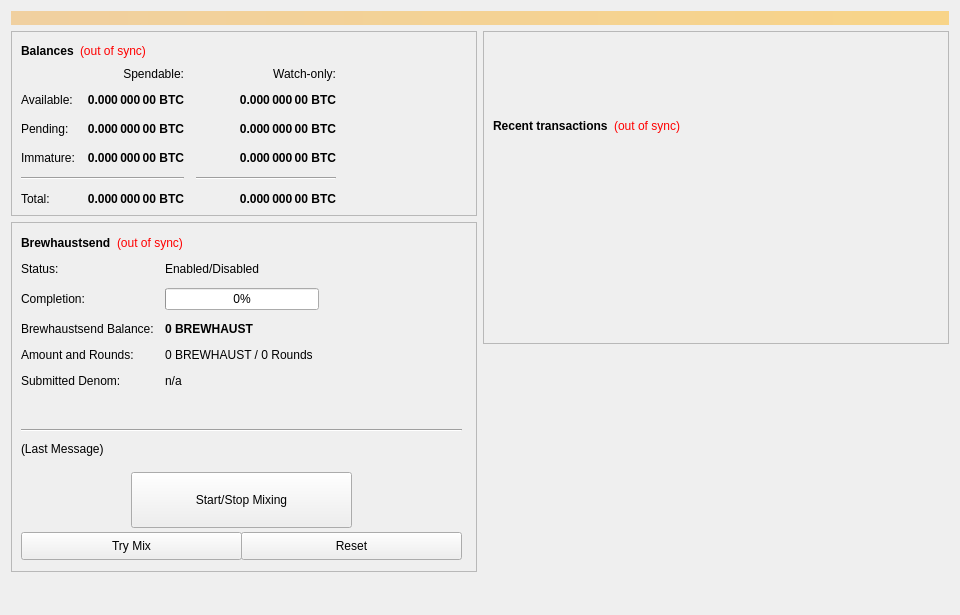
<?xml version="1.0" encoding="UTF-8"?>
<ui version="4.0">
 <class>SmartTokenConfig</class>
 <widget class="QWidget" name="SmartTokenConfig">
  <property name="geometry">
   <rect>
    <x>0</x>
    <y>0</y>
    <width>960</width>
    <height>615</height>
   </rect>
  </property>
  <property name="minimumSize">
   <size>
    <width>960</width>
    <height>0</height>
   </size>
  </property>
  <property name="windowTitle">
   <string>Form</string>
  </property>
  <layout class="QVBoxLayout" name="topLayout">
   <item>
    <widget class="QLabel" name="labelAlerts">
     <property name="visible">
      <bool>false</bool>
     </property>
     <property name="styleSheet">
      <string notr="true">background-color: qlineargradient(x1: 0, y1: 0, x2: 1, y2: 0, stop:0 #F0D0A0, stop:1 #F8D488); color:#000000;</string>
     </property>
     <property name="wordWrap">
      <bool>true</bool>
     </property>
     <property name="margin">
      <number>3</number>
     </property>
    </widget>
   </item>
   <item>
    <layout class="QHBoxLayout" name="horizontalLayout" stretch="1,1">
     <item>
      <layout class="QVBoxLayout" name="verticalLayout_2">
       <item>
        <widget class="QFrame" name="frame">
         <property name="frameShape">
          <enum>QFrame::StyledPanel</enum>
         </property>
         <property name="frameShadow">
          <enum>QFrame::Raised</enum>
         </property>
         <layout class="QVBoxLayout" name="verticalLayout_4">
          <item>
           <layout class="QHBoxLayout" name="horizontalLayout_4">
            <item>
             <widget class="QLabel" name="label_5">
              <property name="font">
               <font>
                <weight>75</weight>
                <bold>true</bold>
               </font>
              </property>
              <property name="text">
               <string>Balances</string>
              </property>
             </widget>
            </item>
            <item>
             <widget class="QLabel" name="labelWalletStatus">
              <property name="cursor">
               <cursorShape>WhatsThisCursor</cursorShape>
              </property>
              <property name="toolTip">
               <string>The displayed information may be out of date. Your wallet automatically synchronizes with the BREWHAUST network after a connection is established, but this process has not completed yet.</string>
              </property>
              <property name="styleSheet">
               <string notr="true">QLabel { color: red; }</string>
              </property>
              <property name="text">
               <string notr="true">(out of sync)</string>
              </property>
              <property name="alignment">
               <set>Qt::AlignLeading|Qt::AlignLeft|Qt::AlignVCenter</set>
              </property>
             </widget>
            </item>
            <item>
             <spacer name="horizontalSpacer_3">
              <property name="orientation">
               <enum>Qt::Horizontal</enum>
              </property>
              <property name="sizeHint" stdset="0">
               <size>
                <width>40</width>
                <height>20</height>
               </size>
              </property>
             </spacer>
            </item>
           </layout>
          </item>
          <item>
           <layout class="QGridLayout" name="gridLayout">
            <property name="spacing">
             <number>12</number>
            </property>
            <item row="2" column="2">
             <widget class="QLabel" name="labelWatchPending">
              <property name="font">
               <font>
                <weight>75</weight>
                <bold>true</bold>
               </font>
              </property>
              <property name="cursor">
               <cursorShape>IBeamCursor</cursorShape>
              </property>
              <property name="toolTip">
               <string>Unconfirmed transactions to watch-only addresses</string>
              </property>
              <property name="text">
               <string notr="true">0.000 000 00 BTC</string>
              </property>
              <property name="alignment">
               <set>Qt::AlignRight|Qt::AlignTrailing|Qt::AlignVCenter</set>
              </property>
              <property name="textInteractionFlags">
               <set>Qt::LinksAccessibleByMouse|Qt::TextSelectableByKeyboard|Qt::TextSelectableByMouse</set>
              </property>
             </widget>
            </item>
            <item row="2" column="1">
             <widget class="QLabel" name="labelUnconfirmed">
              <property name="font">
               <font>
                <weight>75</weight>
                <bold>true</bold>
               </font>
              </property>
              <property name="cursor">
               <cursorShape>IBeamCursor</cursorShape>
              </property>
              <property name="toolTip">
               <string>Total of transactions that have yet to be confirmed, and do not yet count toward the spendable balance</string>
              </property>
              <property name="text">
               <string notr="true">0.000 000 00 BTC</string>
              </property>
              <property name="alignment">
               <set>Qt::AlignRight|Qt::AlignTrailing|Qt::AlignVCenter</set>
              </property>
              <property name="textInteractionFlags">
               <set>Qt::LinksAccessibleByMouse|Qt::TextSelectableByKeyboard|Qt::TextSelectableByMouse</set>
              </property>
             </widget>
            </item>
            <item row="3" column="2">
             <widget class="QLabel" name="labelWatchImmature">
              <property name="font">
               <font>
                <weight>75</weight>
                <bold>true</bold>
               </font>
              </property>
              <property name="cursor">
               <cursorShape>IBeamCursor</cursorShape>
              </property>
              <property name="toolTip">
               <string>Staked or masternode rewards in watch-only addresses that has not yet matured</string>
              </property>
              <property name="text">
               <string notr="true">0.000 000 00 BTC</string>
              </property>
              <property name="alignment">
               <set>Qt::AlignRight|Qt::AlignTrailing|Qt::AlignVCenter</set>
              </property>
              <property name="textInteractionFlags">
               <set>Qt::LinksAccessibleByMouse|Qt::TextSelectableByKeyboard|Qt::TextSelectableByMouse</set>
              </property>
             </widget>
            </item>
            <item row="4" column="0" colspan="2">
             <widget class="Line" name="lineSpendableBalance">
              <property name="orientation">
               <enum>Qt::Horizontal</enum>
              </property>
             </widget>
            </item>
            <item row="4" column="2">
             <widget class="Line" name="lineWatchBalance">
              <property name="sizePolicy">
               <sizepolicy hsizetype="Preferred" vsizetype="Fixed">
                <horstretch>0</horstretch>
                <verstretch>0</verstretch>
               </sizepolicy>
              </property>
              <property name="minimumSize">
               <size>
                <width>140</width>
                <height>0</height>
               </size>
              </property>
              <property name="orientation">
               <enum>Qt::Horizontal</enum>
              </property>
             </widget>
            </item>
            <item row="5" column="0">
             <widget class="QLabel" name="labelTotalText">
              <property name="text">
               <string>Total:</string>
              </property>
             </widget>
            </item>
            <item row="3" column="1">
             <widget class="QLabel" name="labelImmature">
              <property name="font">
               <font>
                <weight>75</weight>
                <bold>true</bold>
               </font>
              </property>
              <property name="cursor">
               <cursorShape>IBeamCursor</cursorShape>
              </property>
              <property name="toolTip">
               <string>Staked or masternode rewards that has not yet matured</string>
              </property>
              <property name="text">
               <string notr="true">0.000 000 00 BTC</string>
              </property>
              <property name="alignment">
               <set>Qt::AlignRight|Qt::AlignTrailing|Qt::AlignVCenter</set>
              </property>
              <property name="textInteractionFlags">
               <set>Qt::LinksAccessibleByMouse|Qt::TextSelectableByKeyboard|Qt::TextSelectableByMouse</set>
              </property>
             </widget>
            </item>
            <item row="2" column="3">
             <spacer name="horizontalSpacer_2">
              <property name="orientation">
               <enum>Qt::Horizontal</enum>
              </property>
              <property name="sizeHint" stdset="0">
               <size>
                <width>40</width>
                <height>20</height>
               </size>
              </property>
             </spacer>
            </item>
            <item row="3" column="0">
             <widget class="QLabel" name="labelImmatureText">
              <property name="text">
               <string>Immature:</string>
              </property>
             </widget>
            </item>
            <item row="5" column="1">
             <widget class="QLabel" name="labelTotal">
              <property name="font">
               <font>
                <weight>75</weight>
                <bold>true</bold>
               </font>
              </property>
              <property name="cursor">
               <cursorShape>IBeamCursor</cursorShape>
              </property>
              <property name="toolTip">
               <string>Your current total balance</string>
              </property>
              <property name="text">
               <string notr="true">0.000 000 00 BTC</string>
              </property>
              <property name="alignment">
               <set>Qt::AlignRight|Qt::AlignTrailing|Qt::AlignVCenter</set>
              </property>
              <property name="textInteractionFlags">
               <set>Qt::LinksAccessibleByMouse|Qt::TextSelectableByKeyboard|Qt::TextSelectableByMouse</set>
              </property>
             </widget>
            </item>
            <item row="5" column="2">
             <widget class="QLabel" name="labelWatchTotal">
              <property name="font">
               <font>
                <weight>75</weight>
                <bold>true</bold>
               </font>
              </property>
              <property name="cursor">
               <cursorShape>IBeamCursor</cursorShape>
              </property>
              <property name="toolTip">
               <string>Current total balance in watch-only addresses</string>
              </property>
              <property name="text">
               <string notr="true">0.000 000 00 BTC</string>
              </property>
              <property name="alignment">
               <set>Qt::AlignRight|Qt::AlignTrailing|Qt::AlignVCenter</set>
              </property>
              <property name="textInteractionFlags">
               <set>Qt::LinksAccessibleByMouse|Qt::TextSelectableByKeyboard|Qt::TextSelectableByMouse</set>
              </property>
             </widget>
            </item>
            <item row="0" column="2">
             <widget class="QLabel" name="labelWatchonly">
              <property name="text">
               <string>Watch-only:</string>
              </property>
              <property name="alignment">
               <set>Qt::AlignRight|Qt::AlignTrailing|Qt::AlignVCenter</set>
              </property>
             </widget>
            </item>
            <item row="1" column="0">
             <widget class="QLabel" name="labelBalanceText">
              <property name="text">
               <string>Available:</string>
              </property>
             </widget>
            </item>
            <item row="1" column="1">
             <widget class="QLabel" name="labelBalance">
              <property name="font">
               <font>
                <weight>75</weight>
                <bold>true</bold>
               </font>
              </property>
              <property name="cursor">
               <cursorShape>IBeamCursor</cursorShape>
              </property>
              <property name="toolTip">
               <string>Your current spendable balance</string>
              </property>
              <property name="text">
               <string notr="true">0.000 000 00 BTC</string>
              </property>
              <property name="alignment">
               <set>Qt::AlignRight|Qt::AlignTrailing|Qt::AlignVCenter</set>
              </property>
              <property name="textInteractionFlags">
               <set>Qt::LinksAccessibleByMouse|Qt::TextSelectableByKeyboard|Qt::TextSelectableByMouse</set>
              </property>
             </widget>
            </item>
            <item row="1" column="2">
             <widget class="QLabel" name="labelWatchAvailable">
              <property name="font">
               <font>
                <weight>75</weight>
                <bold>true</bold>
               </font>
              </property>
              <property name="cursor">
               <cursorShape>IBeamCursor</cursorShape>
              </property>
              <property name="toolTip">
               <string>Your current balance in watch-only addresses</string>
              </property>
              <property name="text">
               <string notr="true">0.000 000 00 BTC</string>
              </property>
              <property name="alignment">
               <set>Qt::AlignRight|Qt::AlignTrailing|Qt::AlignVCenter</set>
              </property>
              <property name="textInteractionFlags">
               <set>Qt::LinksAccessibleByMouse|Qt::TextSelectableByKeyboard|Qt::TextSelectableByMouse</set>
              </property>
             </widget>
            </item>
            <item row="2" column="0">
             <widget class="QLabel" name="labelPendingText">
              <property name="text">
               <string>Pending:</string>
              </property>
             </widget>
            </item>
            <item row="0" column="1">
             <widget class="QLabel" name="labelSpendable">
              <property name="text">
               <string>Spendable:</string>
              </property>
              <property name="alignment">
               <set>Qt::AlignRight|Qt::AlignTrailing|Qt::AlignVCenter</set>
              </property>
             </widget>
            </item>
           </layout>
          </item>
         </layout>
        </widget>
       </item>
       <item>
        <widget class="QFrame" name="frameObfuscation">
         <property name="minimumSize">
          <size>
           <width>0</width>
           <height>350</height>
          </size>
         </property>
         <property name="layoutDirection">
          <enum>Qt::LeftToRight</enum>
         </property>
         <property name="frameShape">
          <enum>QFrame::StyledPanel</enum>
         </property>
         <property name="frameShadow">
          <enum>QFrame::Raised</enum>
         </property>
         <widget class="QWidget" name="formLayoutWidget">
          <property name="geometry">
           <rect>
            <x>10</x>
            <y>40</y>
            <width>451</width>
            <height>161</height>
           </rect>
          </property>
          <layout class="QFormLayout" name="formLayout">
           <property name="fieldGrowthPolicy">
            <enum>QFormLayout::AllNonFixedFieldsGrow</enum>
           </property>
           <property name="horizontalSpacing">
            <number>11</number>
           </property>
           <property name="verticalSpacing">
            <number>12</number>
           </property>
           <item row="0" column="0">
            <widget class="QLabel" name="label_6">
             <property name="text">
              <string>Status:</string>
             </property>
            </widget>
           </item>
           <item row="1" column="0">
            <widget class="QLabel" name="label_7">
             <property name="text">
              <string>Completion:</string>
             </property>
            </widget>
           </item>
           <item row="1" column="1">
            <widget class="QProgressBar" name="obfuscationProgress">
             <property name="maximumSize">
              <size>
               <width>154</width>
               <height>16777215</height>
              </size>
             </property>
             <property name="value">
              <number>0</number>
             </property>
            </widget>
           </item>
           <item row="2" column="0">
            <widget class="QLabel" name="labelAnonymizedText">
             <property name="text">
              <string>Brewhaustsend Balance:</string>
             </property>
            </widget>
           </item>
           <item row="2" column="1">
            <widget class="QLabel" name="labelAnonymized">
             <property name="font">
              <font>
               <weight>75</weight>
               <bold>true</bold>
              </font>
             </property>
             <property name="text">
              <string notr="true">0 BREWHAUST</string>
             </property>
            </widget>
           </item>
           <item row="3" column="0">
            <widget class="QLabel" name="label_8">
             <property name="text">
              <string>Amount and Rounds:</string>
             </property>
            </widget>
           </item>
           <item row="3" column="1">
            <widget class="QLabel" name="labelAmountRounds">
             <property name="text">
              <string>0 BREWHAUST / 0 Rounds</string>
             </property>
            </widget>
           </item>
           <item row="4" column="0">
            <widget class="QLabel" name="label_9">
             <property name="text">
              <string>Submitted Denom:</string>
             </property>
            </widget>
           </item>
           <item row="4" column="1">
            <widget class="QLabel" name="labelSubmittedDenom">
             <property name="toolTip">
              <string>The denominations you submitted to the Masternode.&lt;br&gt;To mix, other users must submit the exact same denominations.</string>
             </property>
             <property name="text">
              <string>n/a</string>
             </property>
            </widget>
           </item>
           <item row="0" column="1">
            <widget class="QLabel" name="BrewhaustsendEnabled">
             <property name="text">
              <string>Enabled/Disabled</string>
             </property>
            </widget>
           </item>
          </layout>
         </widget>
         <widget class="QPushButton" name="runAutoDenom">
          <property name="geometry">
           <rect>
            <x>251</x>
            <y>17</y>
            <width>1</width>
            <height>1</height>
           </rect>
          </property>
          <property name="palette">
           <palette>
            <active>
             <colorrole role="WindowText">
              <brush brushstyle="SolidPattern">
               <color alpha="255">
                <red>0</red>
                <green>0</green>
                <blue>0</blue>
               </color>
              </brush>
             </colorrole>
             <colorrole role="Button">
              <brush brushstyle="SolidPattern">
               <color alpha="255">
                <red>239</red>
                <green>238</green>
                <blue>238</blue>
               </color>
              </brush>
             </colorrole>
             <colorrole role="Light">
              <brush brushstyle="SolidPattern">
               <color alpha="255">
                <red>255</red>
                <green>255</green>
                <blue>255</blue>
               </color>
              </brush>
             </colorrole>
             <colorrole role="Midlight">
              <brush brushstyle="SolidPattern">
               <color alpha="255">
                <red>247</red>
                <green>246</green>
                <blue>246</blue>
               </color>
              </brush>
             </colorrole>
             <colorrole role="Dark">
              <brush brushstyle="SolidPattern">
               <color alpha="255">
                <red>119</red>
                <green>119</green>
                <blue>119</blue>
               </color>
              </brush>
             </colorrole>
             <colorrole role="Mid">
              <brush brushstyle="SolidPattern">
               <color alpha="255">
                <red>159</red>
                <green>159</green>
                <blue>159</blue>
               </color>
              </brush>
             </colorrole>
             <colorrole role="Text">
              <brush brushstyle="SolidPattern">
               <color alpha="255">
                <red>0</red>
                <green>0</green>
                <blue>0</blue>
               </color>
              </brush>
             </colorrole>
             <colorrole role="BrightText">
              <brush brushstyle="SolidPattern">
               <color alpha="255">
                <red>255</red>
                <green>255</green>
                <blue>255</blue>
               </color>
              </brush>
             </colorrole>
             <colorrole role="ButtonText">
              <brush brushstyle="SolidPattern">
               <color alpha="255">
                <red>0</red>
                <green>0</green>
                <blue>0</blue>
               </color>
              </brush>
             </colorrole>
             <colorrole role="Base">
              <brush brushstyle="SolidPattern">
               <color alpha="255">
                <red>255</red>
                <green>255</green>
                <blue>255</blue>
               </color>
              </brush>
             </colorrole>
             <colorrole role="Window">
              <brush brushstyle="SolidPattern">
               <color alpha="255">
                <red>239</red>
                <green>238</green>
                <blue>238</blue>
               </color>
              </brush>
             </colorrole>
             <colorrole role="Shadow">
              <brush brushstyle="SolidPattern">
               <color alpha="255">
                <red>0</red>
                <green>0</green>
                <blue>0</blue>
               </color>
              </brush>
             </colorrole>
             <colorrole role="AlternateBase">
              <brush brushstyle="SolidPattern">
               <color alpha="255">
                <red>247</red>
                <green>246</green>
                <blue>246</blue>
               </color>
              </brush>
             </colorrole>
             <colorrole role="ToolTipBase">
              <brush brushstyle="SolidPattern">
               <color alpha="255">
                <red>255</red>
                <green>255</green>
                <blue>220</blue>
               </color>
              </brush>
             </colorrole>
             <colorrole role="ToolTipText">
              <brush brushstyle="SolidPattern">
               <color alpha="255">
                <red>0</red>
                <green>0</green>
                <blue>0</blue>
               </color>
              </brush>
             </colorrole>
            </active>
            <inactive>
             <colorrole role="WindowText">
              <brush brushstyle="SolidPattern">
               <color alpha="255">
                <red>0</red>
                <green>0</green>
                <blue>0</blue>
               </color>
              </brush>
             </colorrole>
             <colorrole role="Button">
              <brush brushstyle="SolidPattern">
               <color alpha="255">
                <red>239</red>
                <green>238</green>
                <blue>238</blue>
               </color>
              </brush>
             </colorrole>
             <colorrole role="Light">
              <brush brushstyle="SolidPattern">
               <color alpha="255">
                <red>255</red>
                <green>255</green>
                <blue>255</blue>
               </color>
              </brush>
             </colorrole>
             <colorrole role="Midlight">
              <brush brushstyle="SolidPattern">
               <color alpha="255">
                <red>247</red>
                <green>246</green>
                <blue>246</blue>
               </color>
              </brush>
             </colorrole>
             <colorrole role="Dark">
              <brush brushstyle="SolidPattern">
               <color alpha="255">
                <red>119</red>
                <green>119</green>
                <blue>119</blue>
               </color>
              </brush>
             </colorrole>
             <colorrole role="Mid">
              <brush brushstyle="SolidPattern">
               <color alpha="255">
                <red>159</red>
                <green>159</green>
                <blue>159</blue>
               </color>
              </brush>
             </colorrole>
             <colorrole role="Text">
              <brush brushstyle="SolidPattern">
               <color alpha="255">
                <red>0</red>
                <green>0</green>
                <blue>0</blue>
               </color>
              </brush>
             </colorrole>
             <colorrole role="BrightText">
              <brush brushstyle="SolidPattern">
               <color alpha="255">
                <red>255</red>
                <green>255</green>
                <blue>255</blue>
               </color>
              </brush>
             </colorrole>
             <colorrole role="ButtonText">
              <brush brushstyle="SolidPattern">
               <color alpha="255">
                <red>0</red>
                <green>0</green>
                <blue>0</blue>
               </color>
              </brush>
             </colorrole>
             <colorrole role="Base">
              <brush brushstyle="SolidPattern">
               <color alpha="255">
                <red>255</red>
                <green>255</green>
                <blue>255</blue>
               </color>
              </brush>
             </colorrole>
             <colorrole role="Window">
              <brush brushstyle="SolidPattern">
               <color alpha="255">
                <red>239</red>
                <green>238</green>
                <blue>238</blue>
               </color>
              </brush>
             </colorrole>
             <colorrole role="Shadow">
              <brush brushstyle="SolidPattern">
               <color alpha="255">
                <red>0</red>
                <green>0</green>
                <blue>0</blue>
               </color>
              </brush>
             </colorrole>
             <colorrole role="AlternateBase">
              <brush brushstyle="SolidPattern">
               <color alpha="255">
                <red>247</red>
                <green>246</green>
                <blue>246</blue>
               </color>
              </brush>
             </colorrole>
             <colorrole role="ToolTipBase">
              <brush brushstyle="SolidPattern">
               <color alpha="255">
                <red>255</red>
                <green>255</green>
                <blue>220</blue>
               </color>
              </brush>
             </colorrole>
             <colorrole role="ToolTipText">
              <brush brushstyle="SolidPattern">
               <color alpha="255">
                <red>0</red>
                <green>0</green>
                <blue>0</blue>
               </color>
              </brush>
             </colorrole>
            </inactive>
            <disabled>
             <colorrole role="WindowText">
              <brush brushstyle="SolidPattern">
               <color alpha="255">
                <red>119</red>
                <green>119</green>
                <blue>119</blue>
               </color>
              </brush>
             </colorrole>
             <colorrole role="Button">
              <brush brushstyle="SolidPattern">
               <color alpha="255">
                <red>239</red>
                <green>238</green>
                <blue>238</blue>
               </color>
              </brush>
             </colorrole>
             <colorrole role="Light">
              <brush brushstyle="SolidPattern">
               <color alpha="255">
                <red>255</red>
                <green>255</green>
                <blue>255</blue>
               </color>
              </brush>
             </colorrole>
             <colorrole role="Midlight">
              <brush brushstyle="SolidPattern">
               <color alpha="255">
                <red>247</red>
                <green>246</green>
                <blue>246</blue>
               </color>
              </brush>
             </colorrole>
             <colorrole role="Dark">
              <brush brushstyle="SolidPattern">
               <color alpha="255">
                <red>119</red>
                <green>119</green>
                <blue>119</blue>
               </color>
              </brush>
             </colorrole>
             <colorrole role="Mid">
              <brush brushstyle="SolidPattern">
               <color alpha="255">
                <red>159</red>
                <green>159</green>
                <blue>159</blue>
               </color>
              </brush>
             </colorrole>
             <colorrole role="Text">
              <brush brushstyle="SolidPattern">
               <color alpha="255">
                <red>119</red>
                <green>119</green>
                <blue>119</blue>
               </color>
              </brush>
             </colorrole>
             <colorrole role="BrightText">
              <brush brushstyle="SolidPattern">
               <color alpha="255">
                <red>255</red>
                <green>255</green>
                <blue>255</blue>
               </color>
              </brush>
             </colorrole>
             <colorrole role="ButtonText">
              <brush brushstyle="SolidPattern">
               <color alpha="255">
                <red>119</red>
                <green>119</green>
                <blue>119</blue>
               </color>
              </brush>
             </colorrole>
             <colorrole role="Base">
              <brush brushstyle="SolidPattern">
               <color alpha="255">
                <red>239</red>
                <green>238</green>
                <blue>238</blue>
               </color>
              </brush>
             </colorrole>
             <colorrole role="Window">
              <brush brushstyle="SolidPattern">
               <color alpha="255">
                <red>239</red>
                <green>238</green>
                <blue>238</blue>
               </color>
              </brush>
             </colorrole>
             <colorrole role="Shadow">
              <brush brushstyle="SolidPattern">
               <color alpha="255">
                <red>0</red>
                <green>0</green>
                <blue>0</blue>
               </color>
              </brush>
             </colorrole>
             <colorrole role="AlternateBase">
              <brush brushstyle="SolidPattern">
               <color alpha="255">
                <red>239</red>
                <green>238</green>
                <blue>238</blue>
               </color>
              </brush>
             </colorrole>
             <colorrole role="ToolTipBase">
              <brush brushstyle="SolidPattern">
               <color alpha="255">
                <red>255</red>
                <green>255</green>
                <blue>220</blue>
               </color>
              </brush>
             </colorrole>
             <colorrole role="ToolTipText">
              <brush brushstyle="SolidPattern">
               <color alpha="255">
                <red>0</red>
                <green>0</green>
                <blue>0</blue>
               </color>
              </brush>
             </colorrole>
            </disabled>
           </palette>
          </property>
          <property name="focusPolicy">
           <enum>Qt::NoFocus</enum>
          </property>
          <property name="autoFillBackground">
           <bool>true</bool>
          </property>
          <property name="text">
           <string/>
          </property>
          <property name="flat">
           <bool>true</bool>
          </property>
         </widget>
         <widget class="QPushButton" name="toggleObfuscation">
          <property name="geometry">
           <rect>
            <x>120</x>
            <y>250</y>
            <width>221</width>
            <height>56</height>
           </rect>
          </property>
          <property name="sizePolicy">
           <sizepolicy hsizetype="MinimumExpanding" vsizetype="Fixed">
            <horstretch>0</horstretch>
            <verstretch>0</verstretch>
           </sizepolicy>
          </property>
          <property name="text">
           <string>Start/Stop Mixing</string>
          </property>
         </widget>
         <widget class="Line" name="lineLastMessage">
          <property name="geometry">
           <rect>
            <x>10</x>
            <y>200</y>
            <width>441</width>
            <height>16</height>
           </rect>
          </property>
          <property name="orientation">
           <enum>Qt::Horizontal</enum>
          </property>
         </widget>
         <widget class="QLabel" name="BrewhaustsendStatus">
          <property name="geometry">
           <rect>
            <x>10</x>
            <y>220</y>
            <width>451</width>
            <height>61</height>
           </rect>
          </property>
          <property name="minimumSize">
           <size>
            <width>288</width>
            <height>43</height>
           </size>
          </property>
          <property name="text">
           <string>(Last Message)</string>
          </property>
          <property name="alignment">
           <set>Qt::AlignLeading|Qt::AlignLeft|Qt::AlignTop</set>
          </property>
          <property name="wordWrap">
           <bool>true</bool>
          </property>
         </widget>
         <widget class="QPushButton" name="obfuscationAuto">
          <property name="geometry">
           <rect>
            <x>10</x>
            <y>310</y>
            <width>221</width>
            <height>28</height>
           </rect>
          </property>
          <property name="sizePolicy">
           <sizepolicy hsizetype="MinimumExpanding" vsizetype="Fixed">
            <horstretch>0</horstretch>
            <verstretch>0</verstretch>
           </sizepolicy>
          </property>
          <property name="toolTip">
           <string>Try to manually submit a Brewhaustsend request.</string>
          </property>
          <property name="text">
           <string>Try Mix</string>
          </property>
         </widget>
         <widget class="QPushButton" name="obfuscationReset">
          <property name="geometry">
           <rect>
            <x>230</x>
            <y>310</y>
            <width>221</width>
            <height>28</height>
           </rect>
          </property>
          <property name="sizePolicy">
           <sizepolicy hsizetype="MinimumExpanding" vsizetype="Fixed">
            <horstretch>0</horstretch>
            <verstretch>0</verstretch>
           </sizepolicy>
          </property>
          <property name="toolTip">
           <string>Reset the current status of Brewhaustsend (can interrupt Brewhaustsend if it's in the process of Mixing, which can cost you money!)</string>
          </property>
          <property name="autoFillBackground">
           <bool>false</bool>
          </property>
          <property name="text">
           <string>Reset</string>
          </property>
         </widget>
         <widget class="QWidget" name="layoutWidget">
          <property name="geometry">
           <rect>
            <x>10</x>
            <y>10</y>
            <width>431</width>
            <height>22</height>
           </rect>
          </property>
          <layout class="QHBoxLayout" name="horizontalLayout_5">
           <item>
            <widget class="QLabel" name="label_2">
             <property name="font">
              <font>
               <weight>75</weight>
               <bold>true</bold>
              </font>
             </property>
             <property name="text">
              <string>Brewhaustsend</string>
             </property>
            </widget>
           </item>
           <item>
            <widget class="QLabel" name="labelObfuscationSyncStatus">
             <property name="toolTip">
              <string>The displayed information may be out of date. Your wallet automatically synchronizes with the BREWHAUST network after a connection is established, but this process has not completed yet.</string>
             </property>
             <property name="styleSheet">
              <string notr="true">QLabel { color: red; }</string>
             </property>
             <property name="text">
              <string notr="true">(out of sync)</string>
             </property>
             <property name="alignment">
              <set>Qt::AlignLeading|Qt::AlignLeft|Qt::AlignVCenter</set>
             </property>
            </widget>
           </item>
           <item>
            <spacer name="horizontalSpacer_4">
             <property name="orientation">
              <enum>Qt::Horizontal</enum>
             </property>
             <property name="sizeHint" stdset="0">
              <size>
               <width>40</width>
               <height>20</height>
              </size>
             </property>
            </spacer>
           </item>
          </layout>
         </widget>
        </widget>
       </item>
       <item>
        <spacer name="verticalSpacer">
         <property name="orientation">
          <enum>Qt::Vertical</enum>
         </property>
         <property name="sizeHint" stdset="0">
          <size>
           <width>20</width>
           <height>40</height>
          </size>
         </property>
        </spacer>
       </item>
      </layout>
     </item>
     <item>
      <layout class="QVBoxLayout" name="verticalLayout_3">
       <item>
        <widget class="QFrame" name="frame_2">
         <property name="frameShape">
          <enum>QFrame::StyledPanel</enum>
         </property>
         <property name="frameShadow">
          <enum>QFrame::Raised</enum>
         </property>
         <layout class="QVBoxLayout" name="verticalLayout">
          <item>
           <spacer name="verticalSpacer_3">
            <property name="orientation">
             <enum>Qt::Vertical</enum>
            </property>
            <property name="sizeType">
             <enum>QSizePolicy::Fixed</enum>
            </property>
            <property name="sizeHint" stdset="0">
             <size>
              <width>20</width>
              <height>75</height>
             </size>
            </property>
           </spacer>
          </item>
          <item>
           <layout class="QHBoxLayout" name="horizontalLayout_2">
            <item>
             <widget class="QLabel" name="label_4">
              <property name="font">
               <font>
                <weight>75</weight>
                <bold>true</bold>
               </font>
              </property>
              <property name="text">
               <string>Recent transactions</string>
              </property>
             </widget>
            </item>
            <item>
             <widget class="QLabel" name="labelTransactionsStatus">
              <property name="cursor">
               <cursorShape>WhatsThisCursor</cursorShape>
              </property>
              <property name="toolTip">
               <string>The displayed information may be out of date. Your wallet automatically synchronizes with the BREWHAUST network after a connection is established, but this process has not completed yet.</string>
              </property>
              <property name="styleSheet">
               <string notr="true">QLabel { color: red; }</string>
              </property>
              <property name="text">
               <string notr="true">(out of sync)</string>
              </property>
              <property name="alignment">
               <set>Qt::AlignRight|Qt::AlignTrailing|Qt::AlignVCenter</set>
              </property>
             </widget>
            </item>
            <item>
             <spacer name="horizontalSpacer">
              <property name="orientation">
               <enum>Qt::Horizontal</enum>
              </property>
              <property name="sizeHint" stdset="0">
               <size>
                <width>40</width>
                <height>20</height>
               </size>
              </property>
             </spacer>
            </item>
           </layout>
          </item>
          <item>
           <widget class="QListView" name="listTransactions">
            <property name="styleSheet">
             <string notr="true">QListView { background: transparent; }</string>
            </property>
            <property name="frameShape">
             <enum>QFrame::NoFrame</enum>
            </property>
            <property name="verticalScrollBarPolicy">
             <enum>Qt::ScrollBarAlwaysOff</enum>
            </property>
            <property name="horizontalScrollBarPolicy">
             <enum>Qt::ScrollBarAlwaysOff</enum>
            </property>
            <property name="selectionMode">
             <enum>QAbstractItemView::NoSelection</enum>
            </property>
           </widget>
          </item>
         </layout>
        </widget>
       </item>
       <item>
        <spacer name="verticalSpacer_2">
         <property name="orientation">
          <enum>Qt::Vertical</enum>
         </property>
         <property name="sizeType">
          <enum>QSizePolicy::Expanding</enum>
         </property>
         <property name="sizeHint" stdset="0">
          <size>
           <width>20</width>
           <height>40</height>
          </size>
         </property>
        </spacer>
       </item>
      </layout>
     </item>
    </layout>
   </item>
  </layout>
 </widget>
 <resources/>
 <connections/>
</ui>
